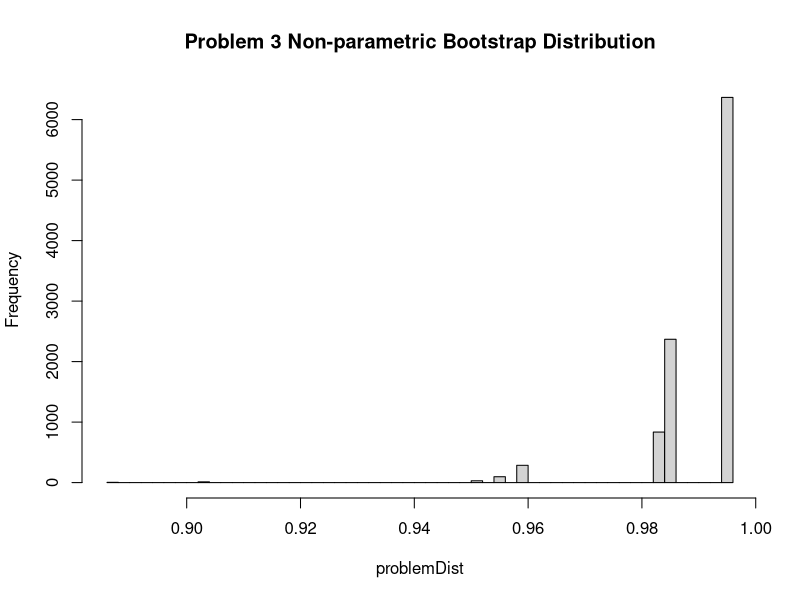
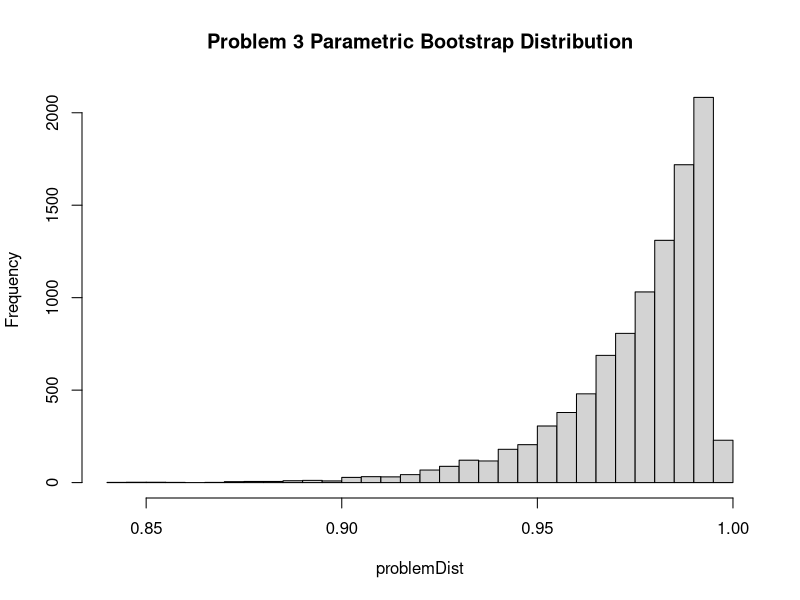
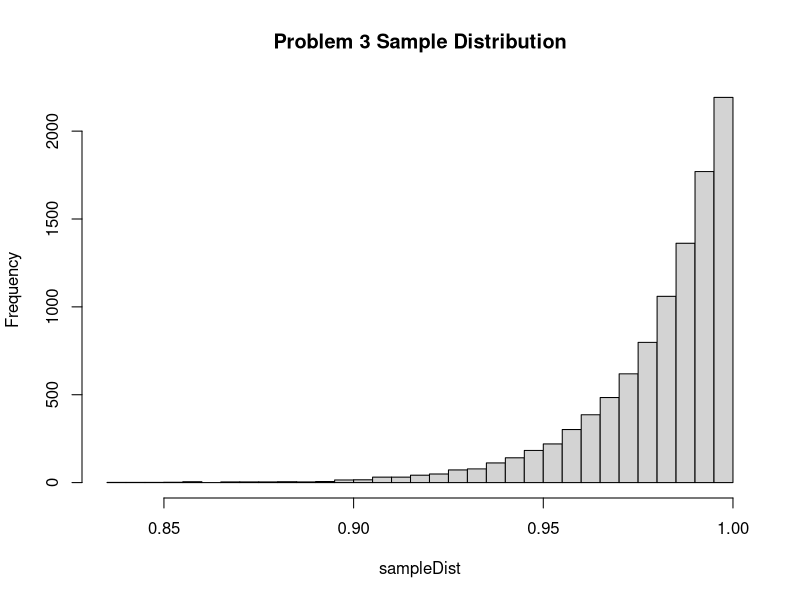

Recreate these plots in R, in order.
#Creates a non-parametric bootstrap distribution from a population distribution given an
#arbitrary sample statistic (1 arg)
#In: population data, a stat function (1 arg), number of samples per draw, number of draws
#Out: a vector of bootstraps
boot.NPBootStrapper = function(datSet, statFunc, samplesPerDraw, numDraws) {

    return(matrix(sapply(1:numDraws,
    function(x) statFunc(sample(datSet, samplesPerDraw, replace = TRUE))),
    numDraws));
}


#Creates a parametric bootstrap distribution from a population distribution given an
#arbitrary sample statistic (1 arg)
#In: a function with parameters estimated (1arg, a stat function (1 arg), 
# number of samples per draw, number of draws
#Out: a vector of bootstraps
boot.PBootStrapper = function(estFunc, statFunc, samplesPerDraw, numDraws) {

    return(matrix(sapply(1:numDraws, function(x) statFunc(estFunc(samplesPerDraw))), numDraws));
}

#Creates a sample distribution from a population function given an
#arbitrary sample statistic (1 arg)
#In: population fucntion (1 arg which takes in number of samples per draw), a stat function (1 arg), 
# number of samples per draw, number of draws
#Out: a vector of sample calculations
boot.sampleDist = function(popFunc, statFunc, samplesPerDraw, numDraws) {
    return(matrix(sapply(rep(samplesPerDraw, numDraws), function(x) statFunc(popFunc(x))), numDraws));
}

#######################Problem 3 Script Entry Point###############
draws = 10000;
datSize = 50;
popGen = function(x) runif(x);
#define the statistic and population generator function
statGen = function(x) max(x);

dataSet = popGen(datSize);
#acquire the data set
datStat = statGen(dataSet);
problemDist = boot.NPBootStrapper(dataSet, statGen, datSize, draws);

cat("\n\nThe problem 3 non-parametric standard error is:\n");
cat(var(problemDist) ^ .5);
cat("\n\nThe pivotal non-parametric confidence interval is:\n");
CIPivotal = c(2 * datStat - quantile(problemDist, .025), 2 * datStat - quantile(problemDist, .975));
cat(CIPivotal);
hist(problemDist, 50, main = "Problem 3 Non-parametric Bootstrap Distribution");


problemDist = boot.PBootStrapper(function(x) runif(x, 0, datStat), statGen, datSize, draws);

cat("\n\nThe problem 3 parametric standard error is:\n");
cat(var(problemDist) ^ .5);
cat("\n\nThe pivotal parametric confidence interval is:\n");
CIPivotal = c(2 * datStat - quantile(problemDist, .025), 2 * datStat - quantile(problemDist, .975));
cat(CIPivotal);
hist(problemDist, 50, main = "Problem 3 Parametric Bootstrap Distribution");


sampleDist = boot.sampleDist(popGen, statGen, datSize, draws)
hist(sampleDist, 50, main = "Problem 3 Sample Distribution");